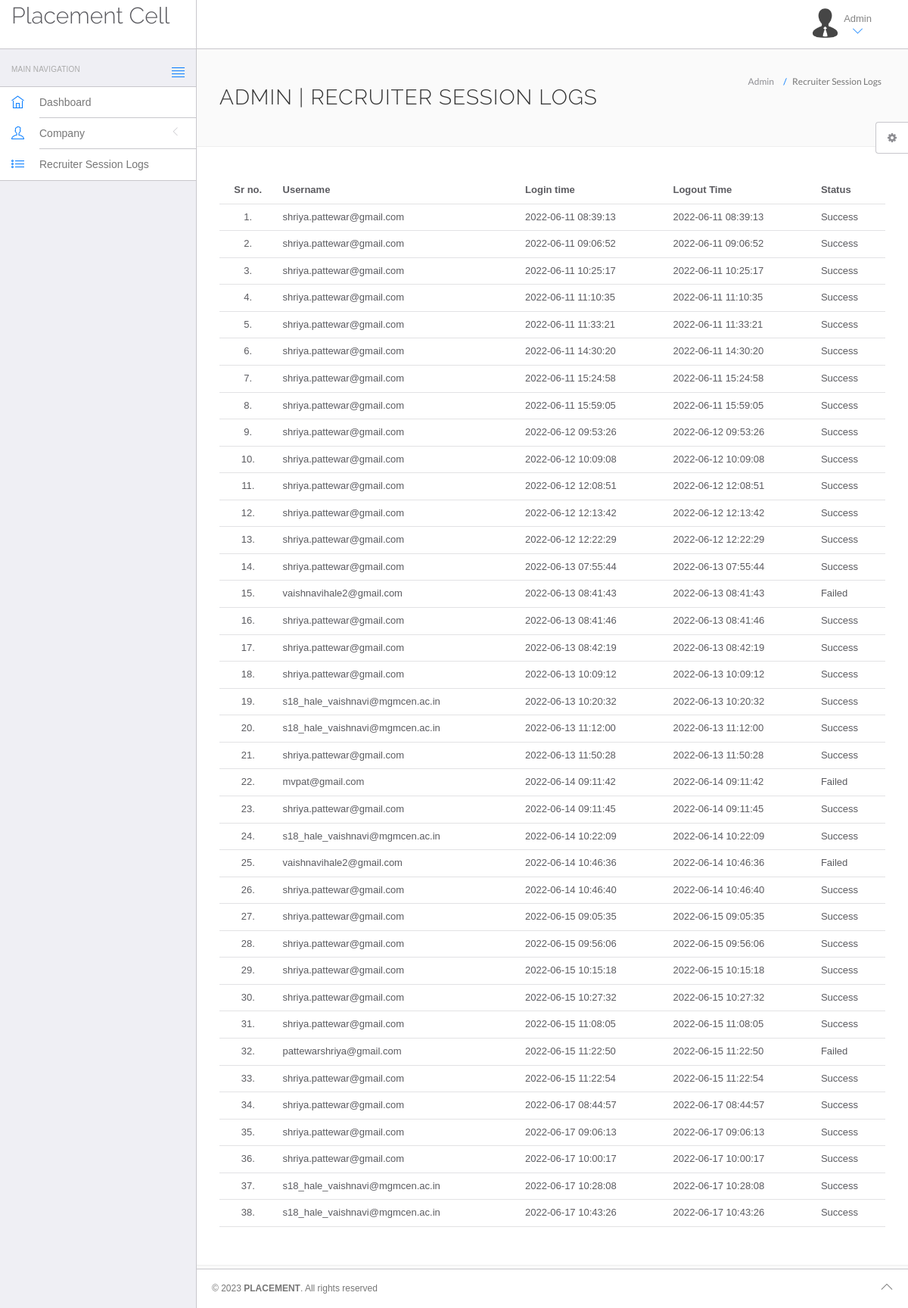
Screenshot of /placement/admin/recruiter-logs.php (signed in) with the database file from the repository.
### tables this page shows
CREATE TABLE `recruiterlog` (
  `id` int(11) NOT NULL,
  `uid` int(11) NOT NULL,
  `username` varchar(255) NOT NULL,
  `userip` binary(16) NOT NULL,
  `loginTime` timestamp NOT NULL DEFAULT CURRENT_TIMESTAMP,
  `logout` timestamp NOT NULL DEFAULT CURRENT_TIMESTAMP,
  `status` int(11) NOT NULL
);

### placement/admin/recruiter-logs.php (the view, shortened to what this page needs)
<?php
include('include/config.php');
?>
<!DOCTYPE html>
<html lang="en">
	<head>
		<link rel="stylesheet" href="vendor/bootstrap/css/bootstrap.min.css">
		<link rel="stylesheet" href="vendor/fontawesome/css/font-awesome.min.css">
		<link rel="stylesheet" href="vendor/themify-icons/themify-icons.min.css">
		<link href="vendor/animate.css/animate.min.css" rel="stylesheet" media="screen">
		<link href="vendor/perfect-scrollbar/perfect-scrollbar.min.css" rel="stylesheet" media="screen">
		<link href="vendor/switchery/switchery.min.css" rel="stylesheet" media="screen">
		<link href="vendor/bootstrap-touchspin/jquery.bootstrap-touchspin.min.css" rel="stylesheet" media="screen">
		<link href="vendor/select2/select2.min.css" rel="stylesheet" media="screen">
		<link href="vendor/bootstrap-datepicker/bootstrap-datepicker3.standalone.min.css" rel="stylesheet" media="screen">
		<link href="vendor/bootstrap-timepicker/bootstrap-timepicker.min.css" rel="stylesheet" media="screen">
		<link rel="stylesheet" href="assets/css/styles.css">
		<link rel="stylesheet" href="assets/css/plugins.css">
		<link rel="stylesheet" href="assets/css/themes/theme-1.css" id="skin_color" />
	</head>
	<body>
		<div id="app">
<?php include('include/sidebar.php');?>
			<div class="app-content">
					<?php include('include/header.php');?>
				<div class="main-content" >
					<div class="wrap-content container" id="container">
						<section id="page-title">
							<div class="row">
								<div class="col-sm-8">
									<h1 class="mainTitle">Admin  | Recruiter Session Logs</h1>
																	</div>
								<ol class="breadcrumb">
									<li>
										<span>Admin </span>
									</li>
									<li class="active">
										<span>Recruiter Session Logs</span>
									</li>
								</ol>
							</div>
						</section>
						<div class="container-fluid container-fullw bg-white">
									<div class="row">
								<div class="col-md-12">
									<table class="table table-hover" id="sample-table-1">
										<thead>
											<tr>
												<th class="center">Sr no.</th>
												<th>Username</th>
												<th>Login time</th>
												<th>Logout Time </th>
												<th> Status </th>
											</tr>
										</thead>
										<tbody>
<?php
$sql=mysqli_query($conn,"select * from recruiterlog ");
$cnt=1;
while($row=mysqli_fetch_array($sql))
{
?>
											<tr>
												<td class="center"><?php echo $cnt;?>.</td>
												<td class="hidden-xs"><?php echo $row['username'];?></td>
												<td><?php echo $row['loginTime'];?></td>
												<td><?php echo $row['logout'];?>
												</td>
												<td>
<?php if($row['status']==1)
{
	echo "Success";
}
else
{
	echo "Failed";
}?>
</td>
											</tr>
											<?php
$cnt=$cnt+1;
											 }?>
										</tbody>
									</table>
								</div>
							</div>
								</div>
					</div>
				</div>
			</div>
	<?php include('include/footer.php');?>
	<?php include('include/setting.php');?>
		</div>
	</body>
</html>

### placement/admin/include/sidebar.php (shortened to what this page needs)
<div class="sidebar app-aside" id="sidebar">
				<div class="sidebar-container perfect-scrollbar">
<nav>
						<div class="navbar-title">
							<span>Main Navigation</span>
						</div>
						<ul class="main-navigation-menu">
							<li>
								<a href="dashboard.php">
									<div class="item-content">
										<div class="item-media">
											<i class="ti-home"></i>
										</div>
										<div class="item-inner">
											<span class="title"> Dashboard </span>
										</div>
									</div>
								</a>
							</li>
							<li>
								<a href="javascript:void(0)">
									<div class="item-content">
										<div class="item-media">
											<i class="ti-user"></i>
										</div>
										<div class="item-inner">
											<span class="title"> Company </span><i class="icon-arrow"></i>
										</div>
									</div>
								</a>
								</li>
							<li>
								<a href="recruiter-logs.php">
									<div class="item-content">
										<div class="item-media">
											<i class="ti-list"></i>
										</div>
										<div class="item-inner">
											<span class="title"> Recruiter Session Logs </span>
										</div>
									</div>
								</a>
							</li>
						</ul>
					</nav>
					</div>
			</div>

### placement/admin/include/header.php (shortened to what this page needs)
<header class="navbar navbar-default navbar-static-top">
					<div class="navbar-header">
						<a class="navbar-brand" href="#">
							<h2 style="padding-top:2% ">Placement Cell</h2>
						</a>
						<a href="#" class="sidebar-toggler pull-right visible-md visible-lg" data-toggle-class="app-sidebar-closed" data-toggle-target="#app">
							<i class="ti-align-justify"></i>
						</a>
					</div>
					<div class="navbar-collapse collapse">
						<ul class="nav navbar-right">
							<li class="dropdown current-user">
								<a href class="dropdown-toggle" data-toggle="dropdown">
									<img src="assets/images/avatar-1.jpg" alt="Peter"> <span class="username">
			Admin
									<i class="ti-angle-down"></i></i></span>
								</a>
							</li>
						</ul>
					</div>
				</header>

### placement/admin/include/footer.php
<footer>
				<div class="footer-inner">
					<div class="pull-left">
						&copy; <span class="current-year"></span><span class="text-bold text-uppercase"> Placement</span>. <span>All rights reserved</span>
					</div>
					<div class="pull-right">
						<span class="go-top"><i class="ti-angle-up"></i></span>
					</div>
				</div>
			</footer>

### placement/admin/include/setting.php (shortened to what this page needs)
<div class="settings panel panel-default hidden-xs hidden-sm" id="settings">
				<button ct-toggle="toggle" data-toggle-class="active" data-toggle-target="#settings" class="btn btn-default">
					<i class="fa fa-spin fa-gear"></i>
				</button>
			</div>

### placement/admin/assets/css/plugins.css (style rules this page uses)
.perfect-scrollbar { overflow-y: hidden !important; }

### placement/admin/assets/css/themes/theme-1.css (style rules this page uses)
body { background: #FAFAFA; }
header .navbar-header { background: #ffffff !important; border-right-color: #c8c7cc !important; border-bottom-color: #c8c7cc !important; }
header .navbar-header .sidebar-toggler, header .navbar-header .sidebar-mobile-toggler { color: #007aff !important; }
header .navbar-header .navbar-brand { color: #777 !important; }
header .navbar-collapse { background: #ffffff !important; border-bottom-color: #c8c7cc !important; box-shadow: none !important; }
header .navbar-collapse .navbar-right > li > a { color: #777; }
header .navbar-collapse .navbar-right > li > a i { color: #007aff !important; }
#sidebar { background: #EFEFF4 !important; }
#sidebar:before { border-right-width: "1px" !important; border-right-style: solid; border-right-color: #c8c7cc !important; }
#sidebar nav { border-right-width: "1px" !important; border-right-style: solid; border-right-color: #c8c7cc !important; }
#sidebar nav .navbar-title { color: #aaaaaa; }
#sidebar nav > ul { background: #ffffff !important; border-bottom-color: #c8c7cc !important; border-top-color: #c8c7cc !important; }
#sidebar nav > ul > li > a .item-media > i { color: #007aff !important; }
#sidebar nav > ul > li > a .item-inner { color: #777 !important; border-bottom-color: #c8c7cc; }
#app > footer { background: #ffffff !important; border-top-color: #c8c7cc !important; color: #777; }

### rows the page displays
recruiterlog: username "shriya.pattewar@gmail.com", loginTime "2022-06-11 08:39:13", logout "2022-06-11 08:39:13", status "Success"
recruiterlog: username "shriya.pattewar@gmail.com", loginTime "2022-06-11 09:06:52", logout "2022-06-11 09:06:52", status "Success"
recruiterlog: username "shriya.pattewar@gmail.com", loginTime "2022-06-11 10:25:17", logout "2022-06-11 10:25:17", status "Success"
recruiterlog: username "shriya.pattewar@gmail.com", loginTime "2022-06-11 11:10:35", logout "2022-06-11 11:10:35", status "Success"
recruiterlog: username "shriya.pattewar@gmail.com", loginTime "2022-06-11 11:33:21", logout "2022-06-11 11:33:21", status "Success"
recruiterlog: username "shriya.pattewar@gmail.com", loginTime "2022-06-11 14:30:20", logout "2022-06-11 14:30:20", status "Success"
recruiterlog: username "shriya.pattewar@gmail.com", loginTime "2022-06-11 15:24:58", logout "2022-06-11 15:24:58", status "Success"
recruiterlog: username "shriya.pattewar@gmail.com", loginTime "2022-06-11 15:59:05", logout "2022-06-11 15:59:05", status "Success"
recruiterlog: username "shriya.pattewar@gmail.com", loginTime "2022-06-12 09:53:26", logout "2022-06-12 09:53:26", status "Success"
recruiterlog: username "shriya.pattewar@gmail.com", loginTime "2022-06-12 10:09:08", logout "2022-06-12 10:09:08", status "Success"
recruiterlog: username "shriya.pattewar@gmail.com", loginTime "2022-06-12 12:08:51", logout "2022-06-12 12:08:51", status "Success"
recruiterlog: username "shriya.pattewar@gmail.com", loginTime "2022-06-12 12:13:42", logout "2022-06-12 12:13:42", status "Success"
recruiterlog: username "shriya.pattewar@gmail.com", loginTime "2022-06-12 12:22:29", logout "2022-06-12 12:22:29", status "Success"
recruiterlog: username "shriya.pattewar@gmail.com", loginTime "2022-06-13 07:55:44", logout "2022-06-13 07:55:44", status "Success"
recruiterlog: username "vaishnavihale2@gmail.com", loginTime "2022-06-13 08:41:43", logout "2022-06-13 08:41:43", status "Failed"
recruiterlog: username "shriya.pattewar@gmail.com", loginTime "2022-06-13 08:41:46", logout "2022-06-13 08:41:46", status "Success"
recruiterlog: username "shriya.pattewar@gmail.com", loginTime "2022-06-13 08:42:19", logout "2022-06-13 08:42:19", status "Success"
recruiterlog: username "shriya.pattewar@gmail.com", loginTime "2022-06-13 10:09:12", logout "2022-06-13 10:09:12", status "Success"
recruiterlog: username "s18_hale_vaishnavi@mgmcen.ac.in", loginTime "2022-06-13 10:20:32", logout "2022-06-13 10:20:32", status "Success"
recruiterlog: username "s18_hale_vaishnavi@mgmcen.ac.in", loginTime "2022-06-13 11:12:00", logout "2022-06-13 11:12:00", status "Success"
recruiterlog: username "shriya.pattewar@gmail.com", loginTime "2022-06-13 11:50:28", logout "2022-06-13 11:50:28", status "Success"
recruiterlog: username "mvpat@gmail.com", loginTime "2022-06-14 09:11:42", logout "2022-06-14 09:11:42", status "Failed"
recruiterlog: username "shriya.pattewar@gmail.com", loginTime "2022-06-14 09:11:45", logout "2022-06-14 09:11:45", status "Success"
recruiterlog: username "s18_hale_vaishnavi@mgmcen.ac.in", loginTime "2022-06-14 10:22:09", logout "2022-06-14 10:22:09", status "Success"
recruiterlog: username "vaishnavihale2@gmail.com", loginTime "2022-06-14 10:46:36", logout "2022-06-14 10:46:36", status "Failed"
recruiterlog: username "shriya.pattewar@gmail.com", loginTime "2022-06-14 10:46:40", logout "2022-06-14 10:46:40", status "Success"
recruiterlog: username "shriya.pattewar@gmail.com", loginTime "2022-06-15 09:05:35", logout "2022-06-15 09:05:35", status "Success"
recruiterlog: username "shriya.pattewar@gmail.com", loginTime "2022-06-15 09:56:06", logout "2022-06-15 09:56:06", status "Success"
recruiterlog: username "shriya.pattewar@gmail.com", loginTime "2022-06-15 10:15:18", logout "2022-06-15 10:15:18", status "Success"
recruiterlog: username "shriya.pattewar@gmail.com", loginTime "2022-06-15 10:27:32", logout "2022-06-15 10:27:32", status "Success"
recruiterlog: username "shriya.pattewar@gmail.com", loginTime "2022-06-15 11:08:05", logout "2022-06-15 11:08:05", status "Success"
recruiterlog: username "pattewarshriya@gmail.com", loginTime "2022-06-15 11:22:50", logout "2022-06-15 11:22:50", status "Failed"
recruiterlog: username "shriya.pattewar@gmail.com", loginTime "2022-06-15 11:22:54", logout "2022-06-15 11:22:54", status "Success"
recruiterlog: username "shriya.pattewar@gmail.com", loginTime "2022-06-17 08:44:57", logout "2022-06-17 08:44:57", status "Success"
recruiterlog: username "shriya.pattewar@gmail.com", loginTime "2022-06-17 09:06:13", logout "2022-06-17 09:06:13", status "Success"
recruiterlog: username "shriya.pattewar@gmail.com", loginTime "2022-06-17 10:00:17", logout "2022-06-17 10:00:17", status "Success"
recruiterlog: username "s18_hale_vaishnavi@mgmcen.ac.in", loginTime "2022-06-17 10:28:08", logout "2022-06-17 10:28:08", status "Success"
recruiterlog: username "s18_hale_vaishnavi@mgmcen.ac.in", loginTime "2022-06-17 10:43:26", logout "2022-06-17 10:43:26", status "Success"
